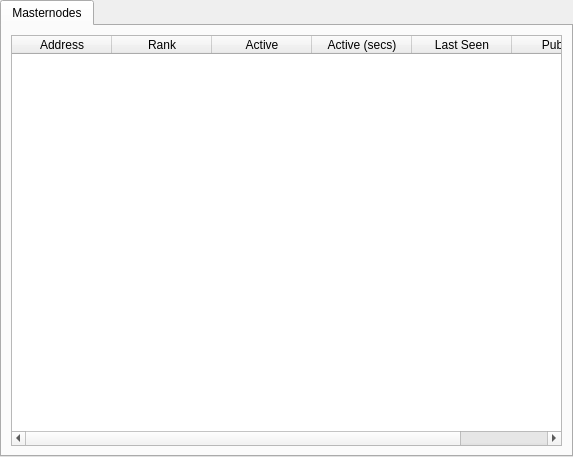
<?xml version="1.0" encoding="UTF-8"?>
<ui version="4.0">
 <class>MasternodeManager</class>
 <widget class="QWidget" name="MasternodeManager">
  <property name="geometry">
   <rect>
    <x>0</x>
    <y>0</y>
    <width>573</width>
    <height>457</height>
   </rect>
  </property>
  <property name="windowTitle">
   <string>Form</string>
  </property>
  <layout class="QVBoxLayout" name="topLayout">
   <property name="leftMargin">
    <number>0</number>
   </property>
   <property name="topMargin">
    <number>0</number>
   </property>
   <property name="rightMargin">
    <number>0</number>
   </property>
   <property name="bottomMargin">
    <number>0</number>
   </property>
   <item>
    <layout class="QVBoxLayout" name="verticalLayout">
     <property name="bottomMargin">
      <number>0</number>
     </property>
     <item>
      <widget class="QTabWidget" name="tabWidget">
       <property name="currentIndex">
        <number>0</number>
       </property>
       <widget class="QWidget" name="tab">
        <attribute name="title">
         <string>Masternodes</string>
        </attribute>
        <layout class="QGridLayout" name="gridLayout">
         <item row="0" column="0">
          <widget class="QTableWidget" name="tableWidget">
           <property name="editTriggers">
            <set>QAbstractItemView::NoEditTriggers</set>
           </property>
           <property name="selectionBehavior">
            <enum>QAbstractItemView::SelectRows</enum>
           </property>
           <attribute name="horizontalHeaderStretchLastSection">
            <bool>true</bool>
           </attribute>
           <column>
            <property name="text">
             <string>Address</string>
            </property>
           </column>
           <column>
            <property name="text">
             <string>Rank</string>
            </property>
           </column>
           <column>
            <property name="text">
             <string>Active</string>
            </property>
           </column>
           <column>
            <property name="text">
             <string>Active (secs)</string>
            </property>
           </column>
           <column>
            <property name="text">
             <string>Last Seen</string>
            </property>
           </column>
           <column>
            <property name="text">
             <string>Pubkey</string>
            </property>
           </column>
          </widget>
         </item>
        </layout>
       </widget>
      </widget>
     </item>
    </layout>
   </item>
  </layout>
 </widget>
 <resources/>
 <connections/>
</ui>
